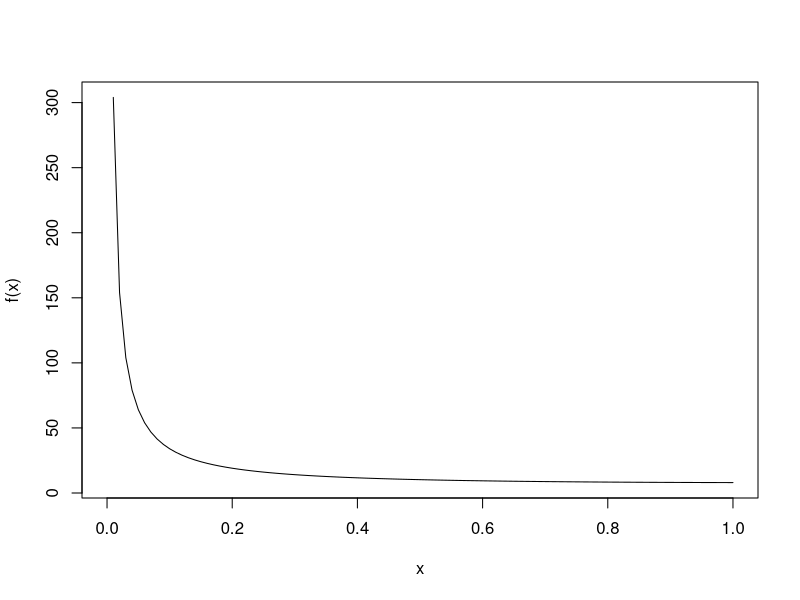
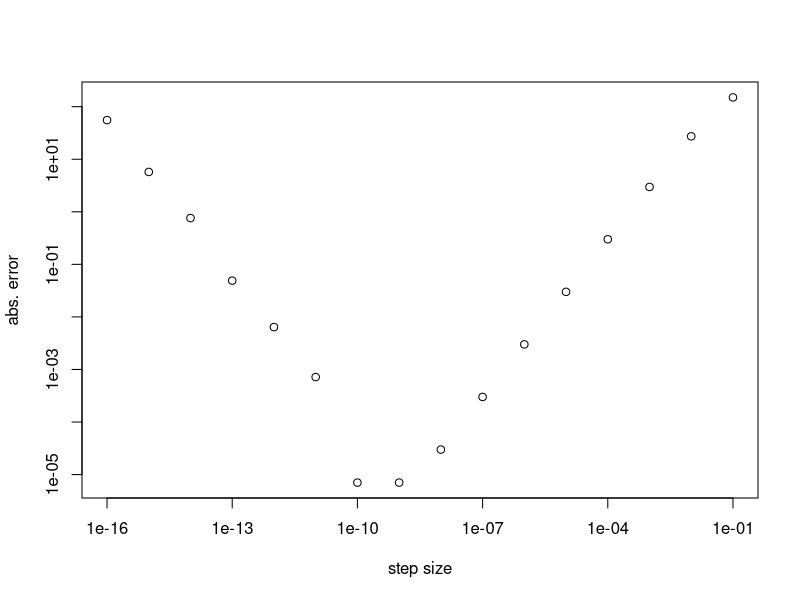

Write the R code that produced these figures, in order.
f <- function(x) {
  x*x + (3/x) + 4
}

g <- function(x) {
  2*x - 3/(x*x)
}

curve(f)

error <- function(x, h) {
  est <- ( f(x+h) - f(x) ) / h
  abs(g(x) - est)
}

## Finite differences
hs = 10^-c(1:16)
errors = sapply(hs, function(h) error(0.1, h))
plot(hs, errors, xlab='step size',
     ylab='abs. error', log='xy')


######################################################################
## Dual numbers

dual.add = function(u, v) {
  c( u[1]+v[1],
     u[2]+v[2] )
}

dual.mult = function(u, v) {
  c(u[1]*v[1],
    u[2]*v[1] + u[1]*v[2])
}

dual.div = function(u, v) {
  c( u[1] / v[1],
    (u[2] / v[1]) - (u[1] * v[2]/ v[1]^2 ) )
}


dual.f = function(x) {
  a = dual.mult(x, x)
  b = dual.div( c(3,0) , x)
  c = dual.add(a, b)
  d = dual.add(c, c(4,0))
  d
}

dual.f(c(0.1,1))


x = c(0.1, 1)
y = dual.f(x)
f(x[1]) == y[1]


all.equal(y[1], f(x[1]))
all.equal(y[2], g(x[1]))
error = g(x[1]) - y[2]
options(digits=16)
print(error)
g(x[1]) == y[2]  ## Numerically demanding!

